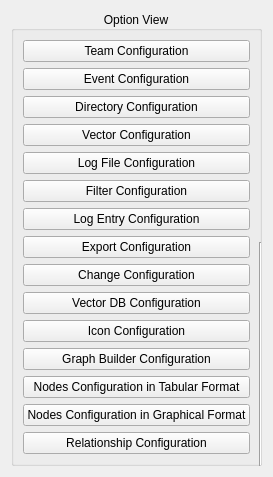
     <widget class="QFrame" name="OptionView">
      <property name="sizePolicy">
       <sizepolicy hsizetype="Ignored" vsizetype="Ignored">
        <horstretch>0</horstretch>
        <verstretch>0</verstretch>
       </sizepolicy>
      </property>
      <property name="frameShape">
       <enum>QFrame::NoFrame</enum>
      </property>
      <property name="frameShadow">
       <enum>QFrame::Raised</enum>
      </property>
      <layout class="QGridLayout" name="gridLayout_4">
       <item row="0" column="0" rowspan="2" colspan="2">
        <widget class="QGroupBox" name="OV_GroupBox">
         <property name="title">
          <string>Option View</string>
         </property>
         <property name="alignment">
          <set>Qt::AlignCenter</set>
         </property>
         <layout class="QVBoxLayout" name="verticalLayout_7">
          <item>
           <widget class="QPushButton" name="OV_TeamConfigButton">
            <property name="text">
             <string>Team Configuration</string>
            </property>
           </widget>
          </item>
          <item>
           <widget class="QPushButton" name="OV_EventConfigButton">
            <property name="text">
             <string>Event Configuration</string>
            </property>
           </widget>
          </item>
          <item>
           <widget class="QPushButton" name="OV_DirectoryConfigButton">
            <property name="text">
             <string>Directory Configuration</string>
            </property>
           </widget>
          </item>
          <item>
           <widget class="QPushButton" name="OV_VectorConfigButton">
            <property name="text">
             <string>Vector Configuration</string>
            </property>
           </widget>
          </item>
          <item>
           <widget class="QPushButton" name="OV_LogFileConfigButton">
            <property name="text">
             <string>Log File Configuration</string>
            </property>
           </widget>
          </item>
          <item>
           <widget class="QPushButton" name="OV_FilterConfigButton">
            <property name="text">
             <string>Filter Configuration</string>
            </property>
           </widget>
          </item>
          <item>
           <widget class="QPushButton" name="OV_LogEntryConfigButton">
            <property name="text">
             <string>Log Entry Configuration</string>
            </property>
           </widget>
          </item>
          <item>
           <widget class="QPushButton" name="OV_ExportConfigButton">
            <property name="text">
             <string>Export Configuration</string>
            </property>
           </widget>
          </item>
          <item>
           <widget class="QPushButton" name="OV_ChangeConfigButton">
            <property name="text">
             <string>Change Configuration</string>
            </property>
           </widget>
          </item>
          <item>
           <widget class="QPushButton" name="OV_VectorDBConfigButton">
            <property name="text">
             <string>Vector DB Configuration</string>
            </property>
           </widget>
          </item>
          <item>
           <widget class="QPushButton" name="OV_IconConfigButton">
            <property name="text">
             <string>Icon Configuration</string>
            </property>
           </widget>
          </item>
          <item>
           <widget class="QPushButton" name="OV_GraphBuilderConfigButton">
            <property name="text">
             <string>Graph Builder Configuration</string>
            </property>
           </widget>
          </item>
          <item>
           <widget class="QPushButton" name="OV_NodesConfigInTableButton">
            <property name="text">
             <string>Nodes Configuration in Tabular Format</string>
            </property>
           </widget>
          </item>
          <item>
           <widget class="QPushButton" name="OV_NodesConfigInGraphButton">
            <property name="text">
             <string>Nodes Configuration in Graphical Format</string>
            </property>
           </widget>
          </item>
          <item>
           <widget class="QPushButton" name="OV_RelationshipConfigButton">
            <property name="text">
             <string>Relationship Configuration</string>
            </property>
           </widget>
          </item>
         </layout>
        </widget>
       </item>
       <item row="1" column="1">
        <widget class="Line" name="OVMainViewLine">
         <property name="focusPolicy">
          <enum>Qt::NoFocus</enum>
         </property>
         <property name="acceptDrops">
          <bool>false</bool>
         </property>
         <property name="autoFillBackground">
          <bool>false</bool>
         </property>
         <property name="orientation">
          <enum>Qt::Vertical</enum>
         </property>
        </widget>
       </item>
      </layout>
     </widget>
